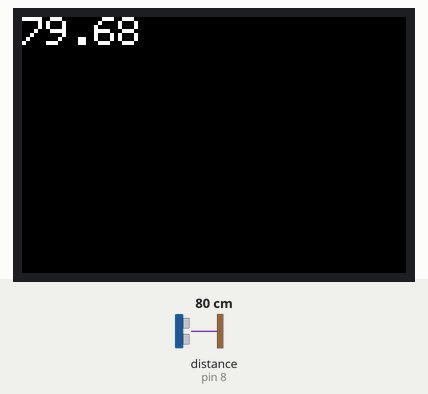
This sketch was run on a simulated Arduino Uno, built with avr-gcc and run on an emulated ATmega328P. Shown: 96×64 colour display. Wiring (inferred from the names in the program): ultrasonic range finder: trigger pin 7; echo pin 8. Inputs (shaded band) come from the test bench; at power-on: distance to the obstacle (sensor on pin 8) 80 cm. The echo pulse lasts 58.3 µs per cm.

Above: at 1.3 s.
1.4 s: distance to the obstacle (sensor on pin 8) set to 22 cm
At 2.4 s:
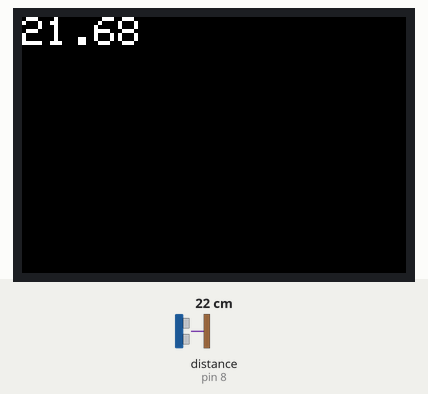
2.9 s: distance to the obstacle (sensor on pin 8) set to 18 cm
At 3.6 s:
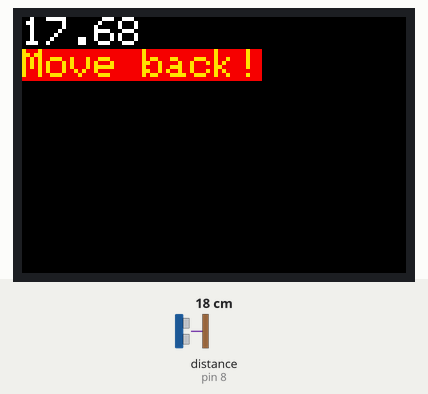
4.5 s: distance to the obstacle (sensor on pin 8) set to 12 cm
At 5.5 s:
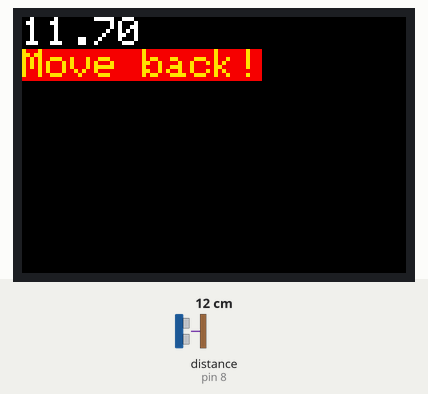
6.0 s: distance to the obstacle (sensor on pin 8) set to 9 cm
At 6.1 s:
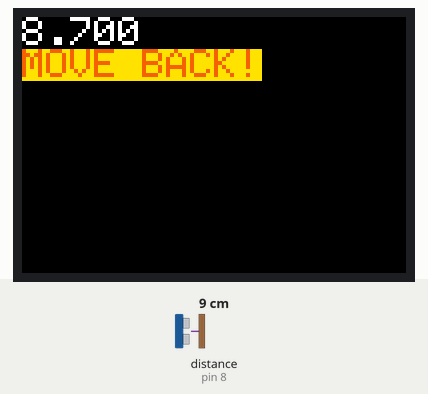

Measured:
- the behaviour switches between 21 and 20 cm on distance to the obstacle (sensor on pin 8) (found by bisection; images 1 and 2)
- the behaviour switches between 11 and 10 cm on distance to the obstacle (sensor on pin 8) (found by bisection; images 3 and 4)
- after the input at 1.4 s, the display: first changes at once (image 1 shows a later state)
- after the input at 2.9 s, the display: first differs from a run without the input at once (image 2)
- after the input at 4.5 s, the display: first differs from a run without the input after 0.06 s (image 3)
- after the input at 6.0 s, the display: changes at once (image 4)

The sketch:

OLED_Distance_Meter.ino
```cpp
#include <Adafruit_GFX.h>
#include <Adafruit_GrayOLED.h>
#include <Adafruit_SPITFT.h>
#include <Adafruit_SPITFT_Macros.h>
#include <gfxfont.h>
#include <Adafruit_BusIO_Register.h>
#include <Adafruit_I2CDevice.h>
#include <Adafruit_I2CRegister.h>
#include <Adafruit_SPIDevice.h>
#include <Adafruit_SSD1331.h>
#define cs 10
#define dc 9
#define res 2
// Color definitions
#define BLACK    0x0000
#define BLUE     0x001F
#define RED      0xF300
#define GREEN    0x07E0
#define ORANGE   0xFF00
#define CYAN     0x07FF
#define MAGENTA  0xF81F
#define YELLOW   0xFFE0
#define WHITE    0xFFFF

Adafruit_SSD1331 display = Adafruit_SSD1331(cs,dc,res);

const int trigPin = 7;
const int echoPin = 8;

void setup() {
  Serial.begin(9600);
  pinMode(trigPin, OUTPUT);
  pinMode(echoPin, INPUT);
  display.begin();
  display.fillScreen(0);
  display.setRotation(2);
}

void loop() {
  digitalWrite(trigPin, LOW);
  delayMicroseconds(2);

  digitalWrite(trigPin, HIGH);
  delayMicroseconds(10);
  digitalWrite(trigPin, LOW);

  long duration = pulseIn(echoPin, HIGH);

  // Calculate the distance based on the speed of sound
  // (343 meters/second or 0.0343 centimeters/microsecond)
  float distance = duration * 0.0343 / 2;
  // Display is 96x64
  if(distance < 20 && distance > 10){
    display.setTextColor(ORANGE, 0xF000);
    display.println("Move back!");
    display.setCursor(2,0);
  }
  else if(distance < 10){
    display.setTextColor(RED, 0xFF00);
    display.println("MOVE BACK!");
    display.setCursor(2,0);
  }
  display.setCursor(0,0);
  display.setTextColor(WHITE, 0x0000);
  display.println(String(distance));
  delay(25);

}
```
